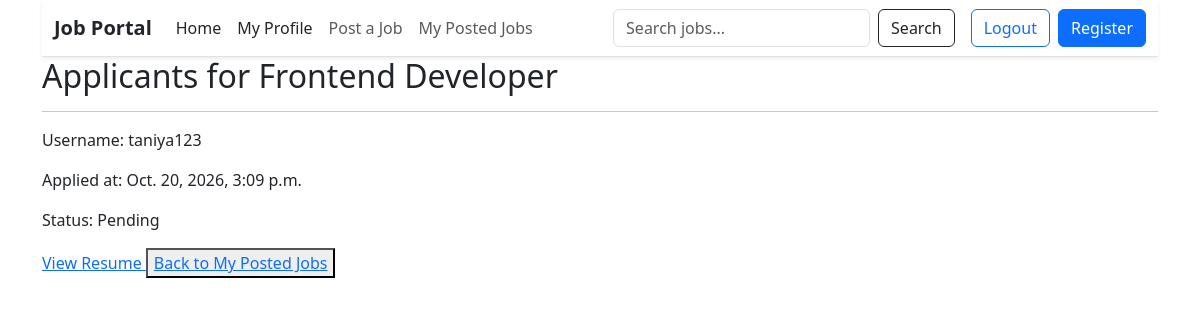
Page /job/6/applicants (signed in) on the committed database.
### job/models.py (models this page shows, shortened)
class Job(models.Model):
   recruiter=models.ForeignKey(User, on_delete=models.CASCADE, related_name='jobs')
   title=models.CharField(max_length=200)
   vacancy=models.CharField(max_length=20)
   category=models.CharField(max_length=200)
   jobdescription=models.CharField(max_length=200)
   skills=models.CharField(max_length=300)
   created_at=models.DateTimeField(auto_now_add=True)

class Applications(models.Model):
   STATUS_CHOICES=[
      ('pending', 'Pending'),
      ('shortlisted', 'Shortlisted'),
      ('rijected', 'Rijected'),
   ]
   job=models.ForeignKey(
      Job, on_delete=models.CASCADE,related_name='applications'
   )
   jobseeker=models.ForeignKey(User, on_delete=models.CASCADE,related_name='job_applications')
   applied_at=models.DateTimeField(auto_now_add=True)
   resume = models.FileField(
    upload_to='application_resumes/',
    blank=True,
    null=True
    )
   status=models.CharField(max_length=20,        choices=STATUS_CHOICES, default='pending')
   class Meta:
      unique_together=('job', 'jobseeker')

class User(AbstractUser):
   USER_TYPE=[
      ('recruiter', 'Recruiter'),
      ('jobseeker', 'Job Seeker'),
   ]
   user_type=models.CharField(
      max_length=20,
      choices=USER_TYPE,
      default='jobseeker',
   )

### job/views.py (the view)
# urls.py: path('job/<int:id>/applicants', view_applicants, name='view_applicants' ),
@login_required(login_url='login')
def view_applicants(request, id):
    if request.user.user_type != 'recruiter':
        return redirect('home')
    job = Job.objects.get(
        id=id,
        recruiter=request.user
    )
    applications = Applications.objects.filter(
        job=job
    ).select_related('jobseeker')
    return render(request, 'view_applicants.html', {
        'job': job,
        'applications': applications,
    })

### templates/view_applicants.html
{% extends 'base.html' %}
{% block content %}
<h2>Applicants for {{ job.title }}</h2>
{% for application in applications %}
    <hr>
    <p>Username: {{ application.jobseeker.username }}</p>
    <p>Applied at: {{ application.applied_at }}</p>
    <p>Status: {{ application.get_status_display }}</p>
    {% if application.resume %}
        <a href="{{ application.resume.url }}" target="_blank">
            View Resume
        </a>
    {% else %}
        <p>No resume uploaded.</p>
    {% endif %}
{% empty %}
    <p>No applicants yet.</p>
{% endfor %}
<button>
    <a href="{% url 'recruiter_dashboard' %}">
    Back to My Posted Jobs
</a>
</button>
{% endblock content %}

### rows in the picture
Job: title "Frontend Developer"
Applications: jobseeker.username "taniya123", applied_at "Oct. 20, 2026, 3:09 p.m.", status "Pending"
